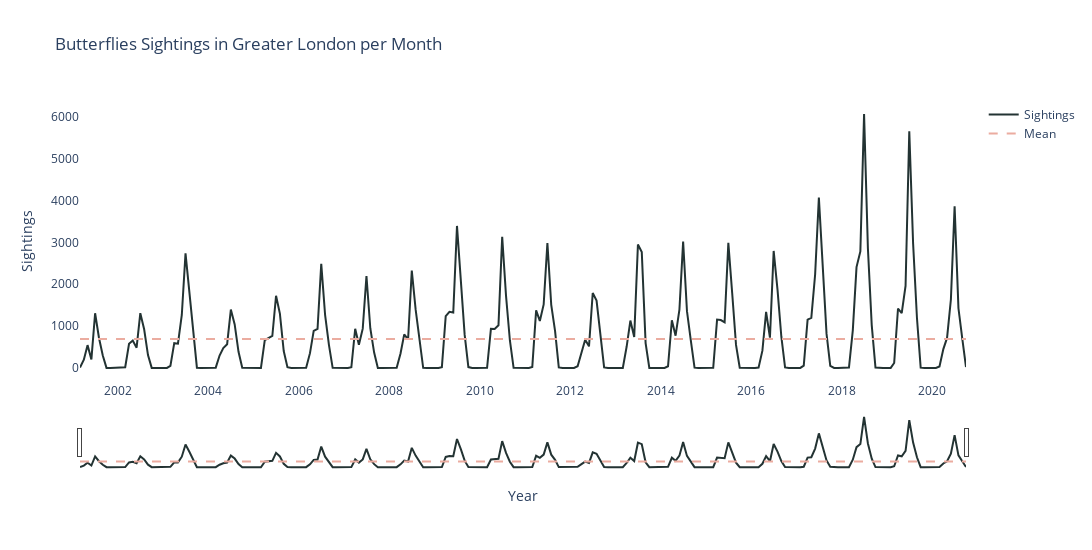

The code cell stored with this chart in its notebook:
### Markdown cell above
__COMMENT:__ All missing values have been filled, we can proceed.

### Code cell
# Plot sightings per month
fig = go.Figure()
fig.add_trace(go.Scatter(x=Sightings_London_2.index, 
                         y=Sightings_London_2['count'], 
                         mode='lines', name='Sightings', line=dict(color='#233333')))
fig.add_trace(go.Scatter(x=Sightings_London_2.index, 
                         y=[Sightings_London_2['count'].mean()]*len(Sightings_London_2), 
                         mode='lines', name='Mean', line_dash='dash', line=dict(color='#EBACA0')))

fig.update_xaxes(rangeslider_visible=True)
fig.update_layout(yaxis_title='Sightings', xaxis_title='Year',
                  title='Butterflies Sightings in Greater London per Month',
                  width = 1100, height = 550, plot_bgcolor='white', showlegend=True)
# fig.update_layout(xaxis=dict(showgrid=False), yaxis=dict(showgrid=False))
fig.show()

### Figure 1 — Plotly figure (JSON) as saved in the notebook; plotly's stock layout.template omitted (floating-point values rounded to 4 significant figures; data arrays with more than 128 entries replaced by an {"elided": "..."} marker saying what was removed)
{"data": [{"line": {"color": "#233333"}, "mode": "lines", "name": "Sightings", "type": "scatter", "x": {"elided": "236 str values"}, "y": {"elided": "236 int values"}}, {"line": {"color": "#EBACA0", "dash": "dash"}, "mode": "lines", "name": "Mean", "type": "scatter", "x": {"elided": "236 str values"}, "y": {"elided": "236 float values"}}], "layout": {"height": 550, "plot_bgcolor": "white", "showlegend": true, "title": {"text": "Butterflies Sightings in Greater London per Month"}, "width": 1100, "xaxis": {"autorange": true, "range": ["2001-03-01", "2020-10-01"], "rangeslider": {"autorange": true, "range": ["2001-03-01", "2020-10-01"], "visible": true, "yaxis": {"_template": null, "rangemode": "match"}}, "title": {"text": "Year"}, "type": "date"}, "yaxis": {"autorange": true, "range": [-336.9, 6401.0], "title": {"text": "Sightings"}, "type": "linear"}}}
